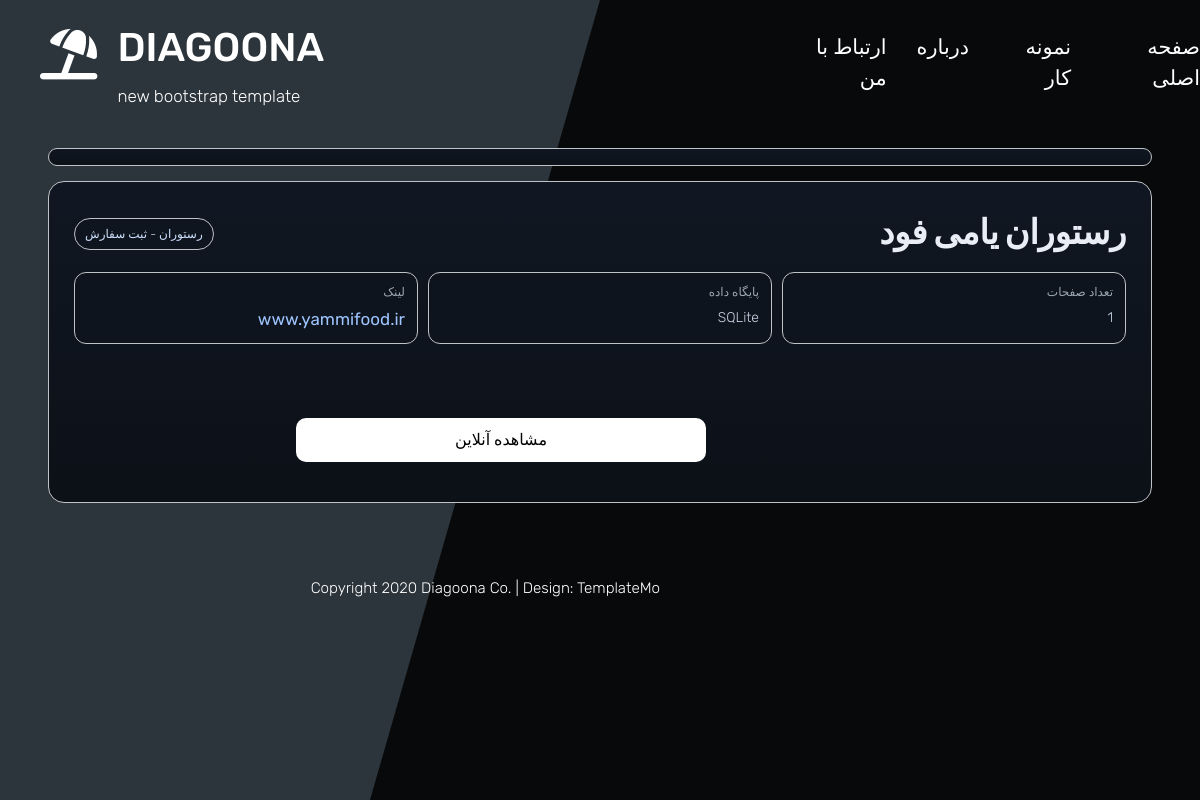
Page /service/2/ on the committed database.
### service/models.py (models this page shows)
class Service(models.Model):
    name = models.CharField(("نام وبسایت"), max_length=20)
    short_discription = models.TextField((" توضیحات کوتاه "), max_length=100, null=True, blank=True)
    long_discription = models.TextField((" توضیحات بلند "), null=True, blank=True)
    category = models.CharField(("دسته بندی"), max_length=20)
    lable = models.ImageField(("پوستر"),upload_to='image/', null=True, blank=True)
    link = models.CharField(("لینک"),max_length=50)
    frontend = models.CharField(max_length=100, null=True, blank=True)
    backend = models.CharField(max_length=100, null=True, blank=True)
    hosting = models.CharField(max_length=100, null=True, blank=True)
    authentication = models.CharField(max_length=100, null=True, blank=True)
    delivery_time = models.CharField(max_length=100, null=True, blank=True)
    pagespeed = models.DecimalField(max_digits=5,decimal_places=3,  null=True, blank=True)
    status = models.CharField(max_length=100, null=True, blank=True)
    pages = models.IntegerField(("تعداد صفحات"), max_length=3, default='1')
    media_management_system = models.CharField(("سیستم مدیریت محتوا"), null=True, blank=True)
    database = models.CharField(("پایگاه داده"), default='SQLite')
    language = models.CharField(('زبان'), null=True, blank=True )
    target_devices = models.CharField(("دستگاه های هدف"),  null=True, blank=True )
    image_1 = models.ImageField(('تصویر'), upload_to='image/', null=True, blank=True)
    image_2 = models.ImageField(('تصویر'), upload_to='image/', null=True, blank=True)
    image_3 = models.ImageField(('تصویر'), upload_to='image/', null=True, blank=True)
    image_4 = models.ImageField(('تصویر'), upload_to='image/', null=True, blank=True)
    image_5 = models.ImageField(('تصویر'), upload_to='image/', null=True, blank=True)
    image_6 = models.ImageField(('تصویر'), upload_to='image/', null=True, blank=True)
    image_7 = models.ImageField(('تصویر'), upload_to='image/', null=True, blank=True)
    image_8 = models.ImageField(('تصویر'), upload_to='image/', null=True, blank=True)

### service/views.py (the view)
# urls.py: path('<int:pk>/', views.service_detail, name='detail'),
def service_detail(request, pk):
    service = get_object_or_404(Service, pk=pk)
    image_fields = [
        service.image_1, service.image_2, service.image_3, service.image_4,
        service.image_5, service.image_6, service.image_7, service.image_8
    ]
    images = [img for img in image_fields if img]
    return render(request, "service/service_detail.html", {
        "service": service,
        "images": images
    })

### service/templates/service/service_detail.html (shortened to what this page needs)
{% extends 'base.html' %}
{% load static %}
{% block content %}
  <div class="srv-d-wrap">
    <div class="srv-d-container">
      <section class="srv-d-hero-2">
      </section>
      <section class="srv-d-hero">
        <div>
          <div class="srv-d-title-row">
            <h1 class="srv-d-title">{{ service.name }}</h1>
            {% if service.category %}
              <span class="srv-d-badge">{{ service.category }}</span>
            {% endif %}
          </div>
          <div class="srv-d-kv">
            {% if service.pages %}
            <div class="it">
              <span class="k">تعداد صفحات</span>{{ service.pages }}
            </div>
            {% endif %}
            {% if service.database %}
              <div class="it">
                <span class="k">پایگاه داده</span>{{ service.database }}
              </div>
            {% endif %}
            {% if service.link %}
              <div class="it" style= "font-size: 17px; font-weight: 400;">
                <span class="k">لینک</span>
                <a href="https://{{ service.link }}" target="_blank" rel="noopener" style="color:#9ec5ff">{{ service.link }}</a>
              </div>
            {% endif %}
          </div>
          <br>
          <br>
          <a href="https://{{ service.link }}" class="btn btn-primary"
          style="
          width: 410px;
          margin-bottom: 15px;
          margin-top: 15px;
          margin-right: 420px;
          border-radius: 10px;
            ">مشاهده آنلاین</a>
        </div>
      </section>
    </div>
  </div>
{% endblock %}

### static/css/style.css (style rules this page uses)
body { font-family: 'Open Sans', Arial, sans-serif; font-family: "Rubik", sans-serif; font-size: 17px; font-weight: 300; overflow-x: hidden; color: white; background-color: #2C353C; }
a { transition: all 0.3s ease; text-decoration: none; }
.btn { padding: 10px 25px; border-radius: 6px; }
.btn-primary { background-color: white; color: black; border: 0; }

### service/templates/service/service_detail.html (style rules this page uses)
.srv-d-wrap { direction: rtl; text-align: right; color: #e9eef6; }
.srv-d-container { width: min(1300px, 92vw); margin-inline: auto; padding: 16px 0; }
:root { --srvd-border: #bfc2c7ff; --srvd-muted: #9aa6b2; --srvd-badge: #cfe1ff; }
.srv-d-hero { display: grid; gap: 24px; background: linear-gradient(180deg, #101722, #0c1118); border: 1px solid var(--srvd-border); border-radius: 16px; padding: 25px; margin-bottom: 15px; }
.srv-d-hero-2 { display: grid; gap: 24px; background: linear-gradient(180deg, #101722, #0c1118); border: 1px solid var(--srvd-border); border-radius: 16px; padding: 8px; margin-bottom: 15px; }
.srv-d-title-row { display: flex; align-items: center; justify-content: space-between; gap: 12px; }
.srv-d-title { margin: 6px 0; font-weight: 900; letter-spacing: -0.3px; font-size: clamp(22px, 4.2vw, 34px); }
.srv-d-badge { font-size: 12px; padding: 6px 10px; border-radius: 999px; border: 1px solid var(--srvd-border); background: #0e151e; color: var(--srvd-badge); }
.srv-d-kv { display: grid; gap: 10px; grid-template-columns: repeat(auto-fit, minmax(180px, 1fr)); margin: 12px 0 8px; }
.srv-d-kv .it { border: 1px solid var(--srvd-border); background: #0e141d; padding: 10px 12px; border-radius: 12px; font-size: 14px; color: #cbd6e7; }
.srv-d-kv .k { color: var(--srvd-muted); font-size: 12px; display: block; margin-bottom: 6px; }

### rows in the picture
Service: name "رستوران یامی فود", category "رستوران - ثبت سفارش", pages "1", database "SQLite", link "www.yammifood.ir"
